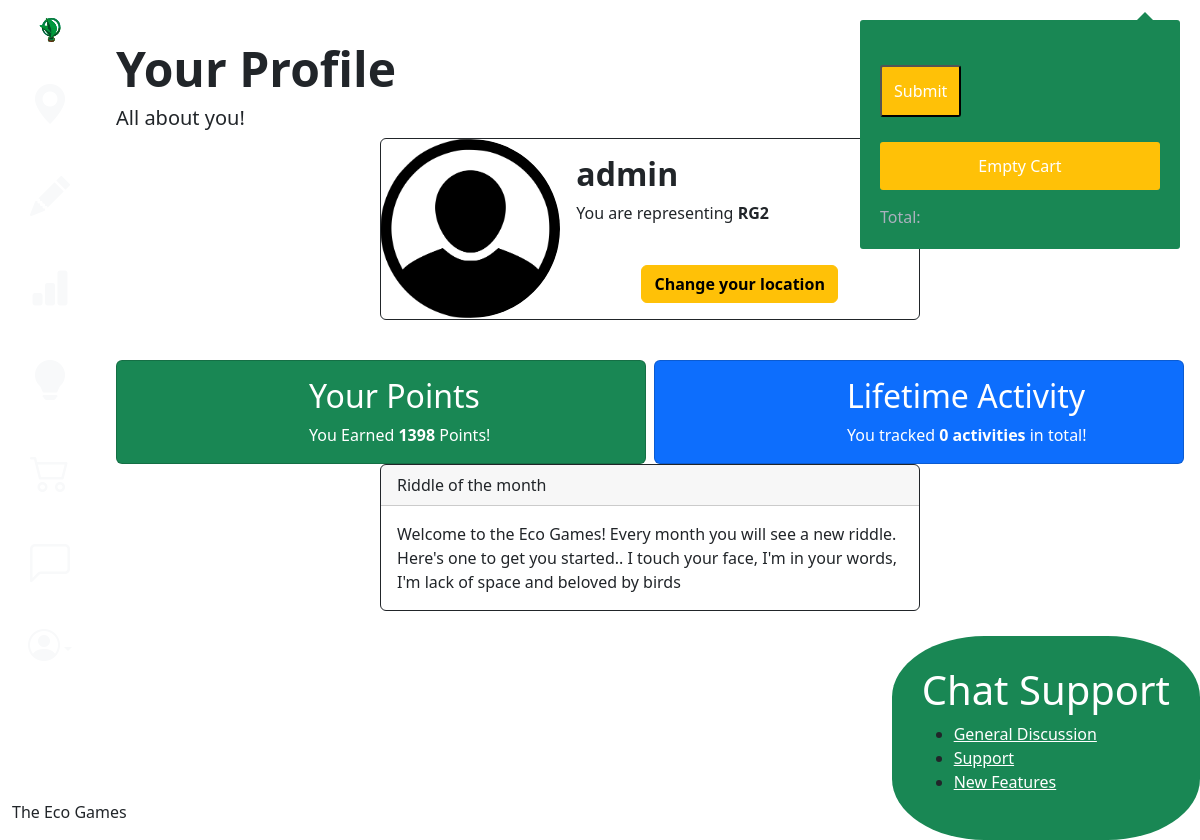
Page /game/ (signed in) on the earlier database version.
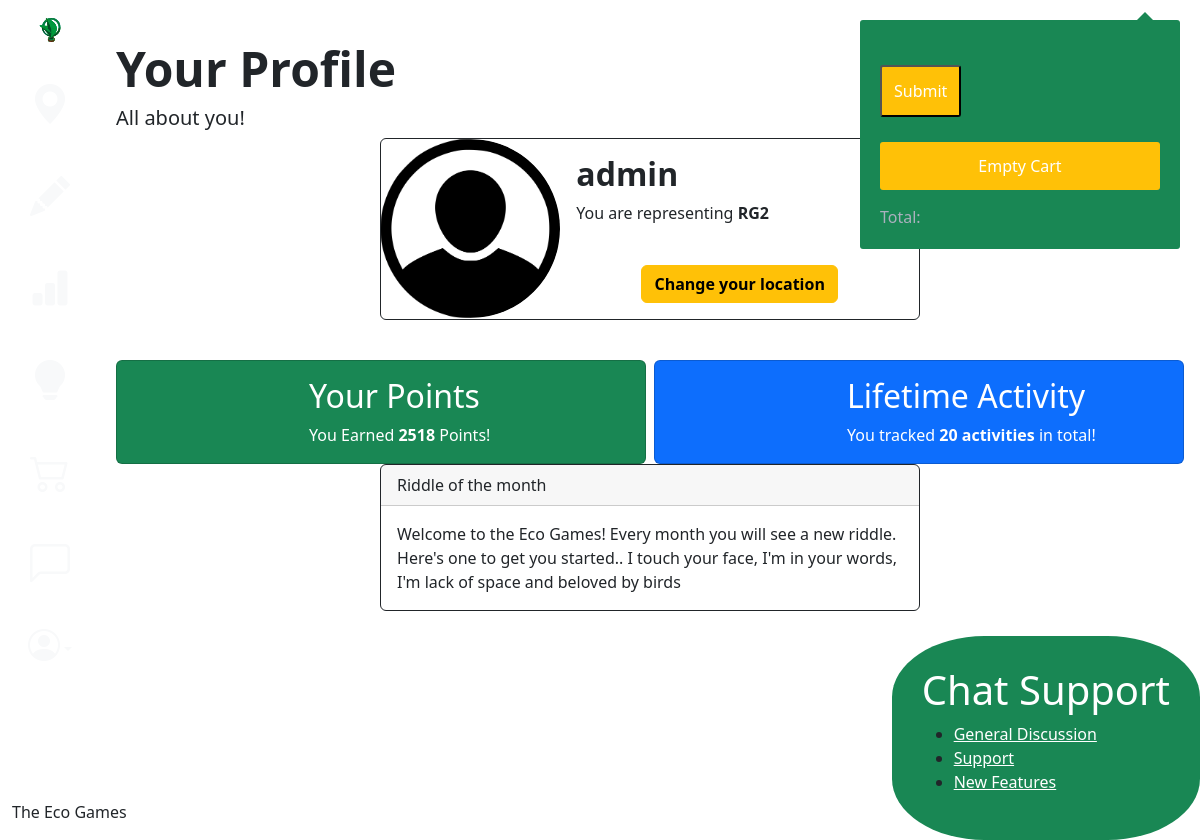
Same page on the later database version.
### game/models.py (models this page shows, shortened)
class Challenger(models.Model):
    user = models.OneToOneField(User, on_delete=models.CASCADE)
    score = models.IntegerField(default=0)
    postcode=models.CharField(max_length=4)

class Riddles(models.Model):
    r_id=models.IntegerField(default=1)
    text=models.TextField()

### game/views.py (the view)
# urls.py: path('', views.profile, name ='profile'), # Change to account
@login_required
def profile(request):
    context = {}
    player, created = Challenger.objects.get_or_create(user=request.user)
    player.save()
    context['line_items']=getCartItems(player)
    riddle=Riddles.objects.get(r_id=1)
    QUOTE_URL = 'https://api.api-ninjas.com/v1/riddles'
    API_KEY=config('API_KEY')
    today = datetime.date.today()
    if calendar.monthrange(today.year, today.month)[1] == today.day:
        response = requests.get(QUOTE_URL, headers={'X-Api-Key': API_KEY})
        if response.status_code == requests.codes.ok:
            data=response.json()
            question=data[0]['question']
            context['api_response']=question
            riddle.text=question
            riddle.save()
        else:
            print("Error:", response.status_code, response.text)
    else:
        r=getattr(riddle,'text')
        context['api_response']=r
    currentUser = request.user
    context["currentUser"] = currentUser
    context["challenger"] = currentUser.challenger
    locationForm = locationUpdateForm(request.POST or None)
    context["locationForm"] = locationForm
    currentUser = request.user
    currentChallenger = currentUser.challenger
    challengerActivity = LineItem.objects.filter(cart__challenger=currentChallenger).count()
    context["recordedActivities"] = challengerActivity
    return render(request, 'game/profile.html', context)

### game/views.py (called while the page is built)
@login_required
def getCartItems(player):
    cart, created = UserCart.objects.get_or_create(challenger=player)
    cart.save()
    context={}
    context['line_items'] = LineItem.objects.filter(cart=cart, checkedOut=False, dateRecorded=date.today()) #set up the line items
    return context['line_items']

### game/templates/game/profile.html (shortened to what this page needs)
{% extends 'base.html' %}
{% load static %}
{% block content %}
<br>
<h1 class="display-5 fw-bold">Your Profile</h1>
<h5>All about you!</h5>
<div id = "profilePane">
    <div class = "d-flex justify-content-center" >
        <div class="card mb-3 border border-dark" style="max-width: 540px;" id = "profileCard">
            <div class="row g-0">
              <div class="col-md-4">
                <img src="{% static 'defaultprofile.png' %}" class="img-fluid rounded-start rounded-circle" alt="You!">
              </div>
              <div class="col-md-8">
                <div class="card-body">
                  <h2 class="card-title"><strong>{{currentUser.username}}</strong></h2>
                  <p class="card-text">You are representing <strong>{{challenger.postcode}}</strong></p>
                  <br>
                  <div class = "d-flex justify-content-center">
                    <button type = "button" class = "btn btn-warning" data-bs-toggle="modal" data-bs-target="#exampleModal"><strong>Change your location</strong></button>
                  </div>
                </div>
              </div>
            </div>
          </div>
    </div>
</div>
<br>
<div class="row row-cols-2 row-cols-md-2 g-2">
    <div class = "col">
        <div class="card text-white bg-success h-100" id = "pointsCard">
            <div class="row g-0">
              <div class="col-md-4">
              </div>
              <div class="col-md-8">
                <div class="card-body">
                  <h2 class="card-title">Your Points</h2>
                  <p class="card-text">You Earned <strong>{{challenger.score}}</strong> Points!</p>
                </div>
              </div>
            </div>
          </div>
    </div>
    <div class = "col">
        <div class="card text-white bg-primary h-100" id = "activityCard">
            <div class="row g-0">
              <div class="col-md-4">
              </div>
              <div class="col-md-8">
                <div class="card-body">
                  <h2 class="card-title">Lifetime Activity</h2>
                  <p class="card-text">You tracked <strong>{{recordedActivities}} activities</strong> in total!</p>
                </div>
              </div>
            </div>
          </div>
    </div>
</div>
<div id = "profilePane">
      <div class = "d-flex justify-content-center">
          <div class="card mb-3 border border-dark" style="max-width: 540px;" id = "riddle">
            <div class="card-header"><p class="card-text">Riddle of the month</p></div>
            <div class="card-body"><p class="card-text">{{api_response}}</p></div>
          </div>
      </div>
</div>
{% endblock %}

### templates/base.html (shortened to what this page needs)
{% load static %}
{% load sass_tags %}
<!DOCTYPE html>
<html lang="en">
    <head>
        <link href="https://cdn.jsdelivr.net/npm/bootstrap@5.2.2/dist/css/bootstrap.min.css" rel="stylesheet">
        <link rel="stylesheet" href="https://cdn.jsdelivr.net/npm/bootstrap-icons@1.10.3/font/bootstrap-icons.css">
        <link rel="stylesheet" type="text/css" href={% sass_src 'css/base.scss' %}>
    </head>
    <body>
        {% include 'chat/index.html' %}
        {% include 'cart.html' %}
        <div class="container-fluid">
            <div class="row">
                <div class="col-sm-auto sticky-top" id = "daNavbar">
                    <div class="d-flex flex-sm-column flex-row flex-nowrap align-items-center sticky-top">
                        <a href="/" class="d-block p-3 link-dark text-decoration-none" title="" data-bs-toggle="tooltip" data-bs-placement="right" data-bs-original-title="Icon-only">
                            <img src="{% static 'The Eco Logo.svg' %}" alt="The Eco Games" width="30" height="24">
                        </a>
                        <ul class="nav nav-pills nav-flush flex-sm-column flex-row flex-nowrap mb-auto mx-auto text-center align-items-center">
                            <li class="nav-item">
                                <a href="{% url 'gameapp:maps' %}" class="nav-link link-light py-3 px-2" title="" data-bs-toggle="tooltip" data-bs-placement="right" data-bs-original-title="Home">
                                    <i class="bi-geo-alt-fill fs-1"></i>
                                </a>
                            </li>
                            <li>
                                <a href="{% url 'gameapp:categories' %}" class="nav-link link-light py-3 px-2" title="" data-bs-toggle="tooltip" data-bs-placement="right" data-bs-original-title="Dashboard">
                                    <i class="bi-pencil-fill fs-1"></i>
                                </a>
                            </li>
                            <li>
                                <a href="{% url 'gameapp:leaderboards' %}" class="nav-link link-light py-3 px-2" title="" data-bs-toggle="tooltip" data-bs-placement="right" data-bs-original-title="Orders">
                                    <i class="bi-bar-chart-fill fs-1"></i>
                                </a>
                            </li>
                            <li>
                                <a href="{% url 'gameapp:tips' %}" class="nav-link link-light py-3 px-2" title="" data-bs-toggle="tooltip" data-bs-placement="right" data-bs-original-title="Orders">
                                    <i class="bi-lightbulb-fill fs-1"></i>
                                </a>
                            </li>
                            <li>
                                <a href="#" id="cart" class="nav-link link-light py-3 px-2" title="" data-bs-toggle="tooltip" data-bs-placement="right" data-bs-original-title="Orders">
                                    <i class="bi-cart2 fs-1"></i>
                                </a>
                            </li>
                            <li>
                                <a href="#" id="chat-widget" class="nav-link link-light py-3 px-2" title="" data-bs-toggle="tooltip" data-bs-placement="right" data-bs-original-title="Orders">
                                    <i class="bi-chat-left fs-1"></i>
                                </a>
                            </li>
                        </ul>
                        <div class="dropdown">
                            <a href="#" class="d-flex align-items-center justify-content-center p-3 link-light text-decoration-none dropdown-toggle" id="dropdownUser3" data-bs-toggle="dropdown" aria-expanded="false">
                                <i class="bi-person-circle h2"></i>
                            </a>
                        </div>
                    </div>
                </div>
                <div class="col-sm p-3 min-vh-100">
                    {% block content %}
                    {% endblock content %}
                    <br><br>
                </div>
                {% block footerText %}
                <div id = "pageFooter">
                    <p id = "footerText">The Eco Games</p>
                </div>
                {% endblock footerText %}
            </div>
        </div>
    </body>
{% block script %}
{% load static %}
{% endblock script %}
</html>

### chat/templates/chat/index.html (shortened to what this page needs)
{% block title %}
<div class="chat-box">
    {% endblock title %}
    {% block content %}
    <h1 class="chat-text">Chat Support</h1>
    <ul>
    <li><a class="chat-text" href="{% url 'chatapp:room' 'General' %}">General Discussion</a></li>
    <li><a class="chat-text" href="{% url 'chatapp:room' 'Support' %}">Support</a></li>
    <li><a class="chat-text" href="{% url 'chatapp:room' 'Features' %}">New Features</a></li>
    </ul>
</div>
{% endblock content %}

### templates/cart.html (shortened to what this page needs)
    {% block content %}
    <div class="container">
      <form>
        <div class="shopping-cart">
          <div class="shopping-cart-header">
            <button id="submitButtonCart" type="button" class="submitButton">Submit</button>
            <a id="deleteAll" class="submitButton" href="{% url 'gameapp:emptyCart' %}">Empty Cart</a>
              <div class="shopping-cart-total">
              <span class="lighter-text">Total:</span>
            </div>
          </div>
        </div>
      </form>
    </div>
  {% endblock %}

### chat/templates/chat/index.html (style rules this page uses)
.chat-box { background-color: rgb(25,135,84); border-radius: 30%; padding: 30px; position: fixed; bottom: 0; right: 0; z-index: 999; }
.chat-text { color: white; }

Differences in the rows shown:
changed Challenger "RG2": score "1398" → "2518"
Other differences:
{{ recordedActivities }}: "0" → "20"
